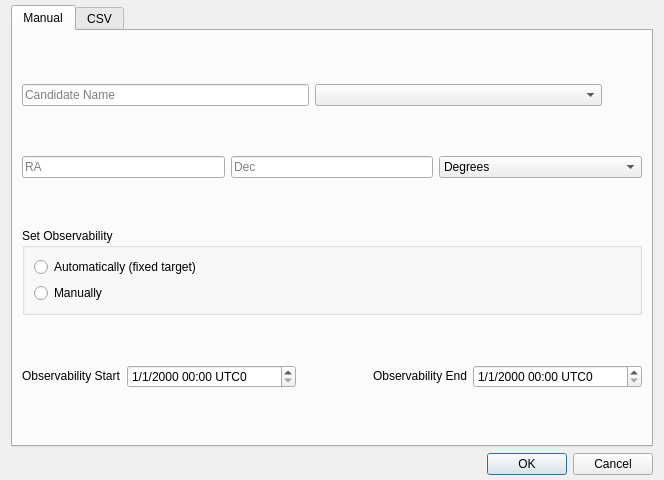
<?xml version="1.0" encoding="UTF-8"?>
<ui version="4.0">
 <class>Dialog</class>
 <widget class="QDialog" name="Dialog">
  <property name="geometry">
   <rect>
    <x>0</x>
    <y>0</y>
    <width>664</width>
    <height>480</height>
   </rect>
  </property>
  <property name="windowTitle">
   <string>Dialog</string>
  </property>
  <layout class="QVBoxLayout" name="verticalLayout" stretch="0,0">
   <property name="topMargin">
    <number>5</number>
   </property>
   <property name="bottomMargin">
    <number>5</number>
   </property>
   <item>
    <widget class="QTabWidget" name="tabWidget">
     <property name="currentIndex">
      <number>0</number>
     </property>
     <widget class="QWidget" name="manualAddTab">
      <attribute name="title">
       <string>Manual</string>
      </attribute>
      <layout class="QVBoxLayout" name="verticalLayout_3">
       <item>
        <layout class="QHBoxLayout" name="horizontalLayout">
         <item>
          <widget class="QLineEdit" name="candidateNameLineEdit">
           <property name="sizePolicy">
            <sizepolicy hsizetype="Preferred" vsizetype="Fixed">
             <horstretch>0</horstretch>
             <verstretch>0</verstretch>
            </sizepolicy>
           </property>
           <property name="placeholderText">
            <string>Candidate Name</string>
           </property>
          </widget>
         </item>
         <item>
          <widget class="QComboBox" name="candidateTypeComboBox">
           <property name="placeholderText">
            <string>Candidate Type</string>
           </property>
           <item>
            <property name="text">
             <string>User</string>
            </property>
           </item>
           <item>
            <property name="text">
             <string>Other</string>
            </property>
           </item>
          </widget>
         </item>
         <item>
          <spacer name="horizontalSpacer_2">
           <property name="orientation">
            <enum>Qt::Horizontal</enum>
           </property>
           <property name="sizeType">
            <enum>QSizePolicy::Preferred</enum>
           </property>
           <property name="sizeHint" stdset="0">
            <size>
             <width>40</width>
             <height>20</height>
            </size>
           </property>
          </spacer>
         </item>
        </layout>
       </item>
       <item>
        <layout class="QHBoxLayout" name="horizontalLayout_3">
         <item>
          <widget class="QLineEdit" name="raInput">
           <property name="sizePolicy">
            <sizepolicy hsizetype="Preferred" vsizetype="Fixed">
             <horstretch>0</horstretch>
             <verstretch>0</verstretch>
            </sizepolicy>
           </property>
           <property name="placeholderText">
            <string>RA</string>
           </property>
          </widget>
         </item>
         <item>
          <widget class="QLineEdit" name="decInput">
           <property name="sizePolicy">
            <sizepolicy hsizetype="Preferred" vsizetype="Fixed">
             <horstretch>0</horstretch>
             <verstretch>0</verstretch>
            </sizepolicy>
           </property>
           <property name="placeholderText">
            <string>Dec</string>
           </property>
           <property name="clearButtonEnabled">
            <bool>true</bool>
           </property>
          </widget>
         </item>
         <item>
          <widget class="QComboBox" name="coordOutFormatBox">
           <property name="sizePolicy">
            <sizepolicy hsizetype="Preferred" vsizetype="Fixed">
             <horstretch>0</horstretch>
             <verstretch>0</verstretch>
            </sizepolicy>
           </property>
           <property name="currentText">
            <string>Degrees</string>
           </property>
           <item>
            <property name="text">
             <string>Degrees</string>
            </property>
           </item>
           <item>
            <property name="text">
             <string>Sexagesimal</string>
            </property>
           </item>
           <item>
            <property name="text">
             <string>HMS/DMS</string>
            </property>
           </item>
          </widget>
         </item>
        </layout>
       </item>
       <item>
        <widget class="QGroupBox" name="groupBox">
         <property name="sizePolicy">
          <sizepolicy hsizetype="Preferred" vsizetype="Fixed">
           <horstretch>0</horstretch>
           <verstretch>0</verstretch>
          </sizepolicy>
         </property>
         <property name="title">
          <string>Set Observability</string>
         </property>
         <layout class="QVBoxLayout" name="verticalLayout_2">
          <item>
           <widget class="QRadioButton" name="automaticObservability">
            <property name="text">
             <string>Automatically (fixed target)</string>
            </property>
           </widget>
          </item>
          <item>
           <widget class="QRadioButton" name="manualObservability">
            <property name="text">
             <string>Manually</string>
            </property>
           </widget>
          </item>
         </layout>
        </widget>
       </item>
       <item>
        <layout class="QHBoxLayout" name="horizontalLayout_2">
         <item>
          <widget class="QLabel" name="label_2">
           <property name="sizePolicy">
            <sizepolicy hsizetype="Minimum" vsizetype="Fixed">
             <horstretch>0</horstretch>
             <verstretch>0</verstretch>
            </sizepolicy>
           </property>
           <property name="text">
            <string>Observability Start</string>
           </property>
          </widget>
         </item>
         <item>
          <widget class="QDateTimeEdit" name="obsStartDateTimeEdit">
           <property name="displayFormat">
            <string>M/d/yyyy hh:mm tz</string>
           </property>
           <property name="timeSpec">
            <enum>Qt::UTC</enum>
           </property>
          </widget>
         </item>
         <item>
          <spacer name="horizontalSpacer">
           <property name="orientation">
            <enum>Qt::Horizontal</enum>
           </property>
           <property name="sizeHint" stdset="0">
            <size>
             <width>40</width>
             <height>20</height>
            </size>
           </property>
          </spacer>
         </item>
         <item>
          <widget class="QLabel" name="label_3">
           <property name="sizePolicy">
            <sizepolicy hsizetype="Preferred" vsizetype="Fixed">
             <horstretch>0</horstretch>
             <verstretch>0</verstretch>
            </sizepolicy>
           </property>
           <property name="text">
            <string>Observability End</string>
           </property>
          </widget>
         </item>
         <item>
          <widget class="QDateTimeEdit" name="obsEndDateTimeEdit">
           <property name="displayFormat">
            <string>M/d/yyyy hh:mm tz</string>
           </property>
           <property name="timeSpec">
            <enum>Qt::UTC</enum>
           </property>
          </widget>
         </item>
        </layout>
       </item>
      </layout>
     </widget>
     <widget class="QWidget" name="csvAddTab">
      <attribute name="title">
       <string>CSV</string>
      </attribute>
      <layout class="QVBoxLayout" name="verticalLayout_4">
       <item>
        <layout class="QHBoxLayout" name="horizontalLayout_4">
         <property name="topMargin">
          <number>10</number>
         </property>
         <item>
          <widget class="FileSelectionButton" name="chooseCSVButton">
           <property name="text">
            <string>Choose CSV</string>
           </property>
          </widget>
         </item>
         <item>
          <spacer name="horizontalSpacer_3">
           <property name="orientation">
            <enum>Qt::Horizontal</enum>
           </property>
           <property name="sizeType">
            <enum>QSizePolicy::Preferred</enum>
           </property>
           <property name="sizeHint" stdset="0">
            <size>
             <width>40</width>
             <height>20</height>
            </size>
           </property>
          </spacer>
         </item>
         <item>
          <widget class="ModelRemoveButton" name="removeAddedCandidateButton">
           <property name="toolTip">
            <string>Remove a candidate from the list. Remains in the csv.</string>
           </property>
           <property name="text">
            <string>Remove</string>
           </property>
          </widget>
         </item>
        </layout>
       </item>
       <item>
        <widget class="QTableView" name="candidatePreviewTableView"/>
       </item>
      </layout>
     </widget>
    </widget>
   </item>
   <item>
    <widget class="QDialogButtonBox" name="buttonBox">
     <property name="orientation">
      <enum>Qt::Horizontal</enum>
     </property>
     <property name="standardButtons">
      <set>QDialogButtonBox::Cancel|QDialogButtonBox::Ok</set>
     </property>
    </widget>
   </item>
  </layout>
 </widget>
 <customwidgets>
  <customwidget>
   <class>FileSelectionButton</class>
   <extends>QPushButton</extends>
   <header>MaestroCore.utils.buttons.h</header>
  </customwidget>
  <customwidget>
   <class>ModelRemoveButton</class>
   <extends>QPushButton</extends>
   <header>MaestroCore.utils.buttons.h</header>
  </customwidget>
 </customwidgets>
 <tabstops>
  <tabstop>candidateNameLineEdit</tabstop>
  <tabstop>candidateTypeComboBox</tabstop>
  <tabstop>raInput</tabstop>
  <tabstop>decInput</tabstop>
  <tabstop>coordOutFormatBox</tabstop>
  <tabstop>automaticObservability</tabstop>
  <tabstop>manualObservability</tabstop>
  <tabstop>obsStartDateTimeEdit</tabstop>
  <tabstop>obsEndDateTimeEdit</tabstop>
 </tabstops>
 <resources/>
 <connections>
  <connection>
   <sender>buttonBox</sender>
   <signal>accepted()</signal>
   <receiver>Dialog</receiver>
   <slot>accept()</slot>
   <hints>
    <hint type="sourcelabel">
     <x>248</x>
     <y>254</y>
    </hint>
    <hint type="destinationlabel">
     <x>157</x>
     <y>274</y>
    </hint>
   </hints>
  </connection>
  <connection>
   <sender>buttonBox</sender>
   <signal>rejected()</signal>
   <receiver>Dialog</receiver>
   <slot>reject()</slot>
   <hints>
    <hint type="sourcelabel">
     <x>316</x>
     <y>260</y>
    </hint>
    <hint type="destinationlabel">
     <x>286</x>
     <y>274</y>
    </hint>
   </hints>
  </connection>
 </connections>
</ui>
